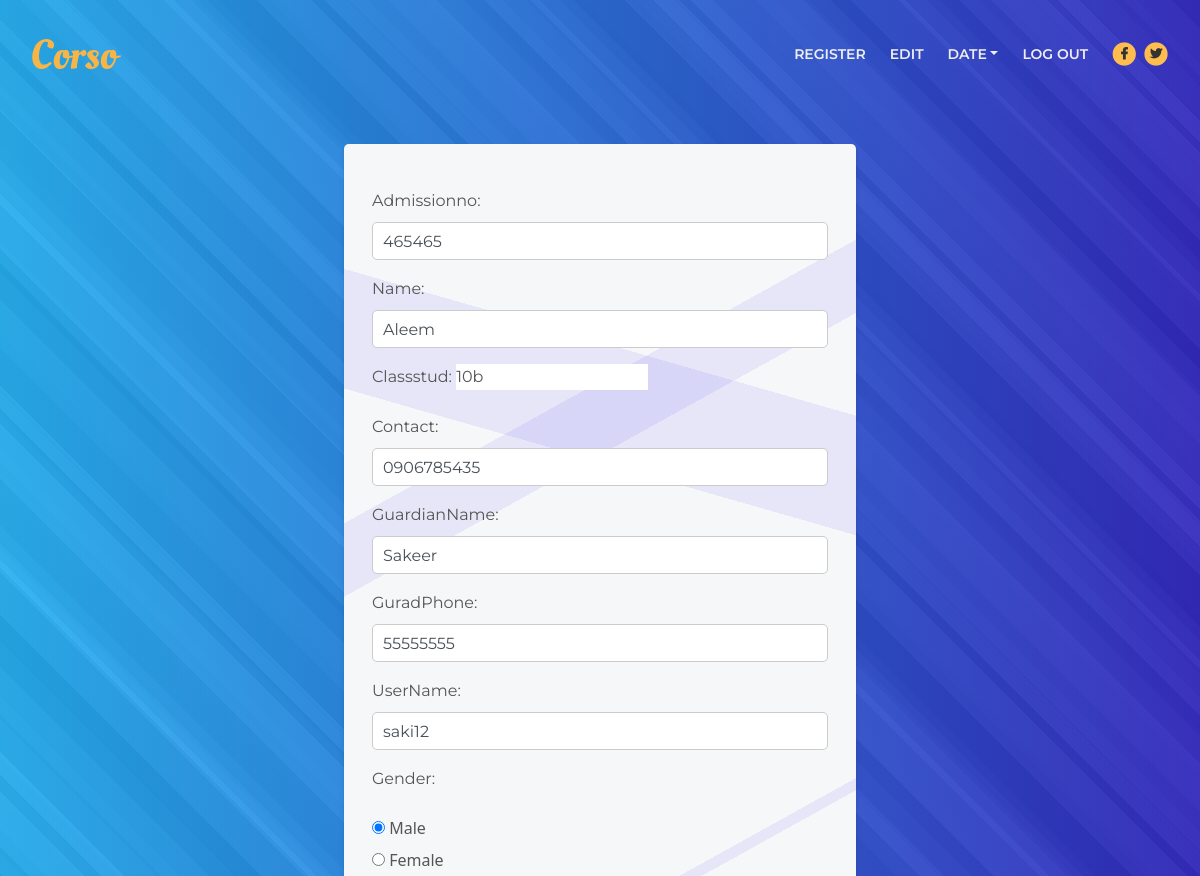
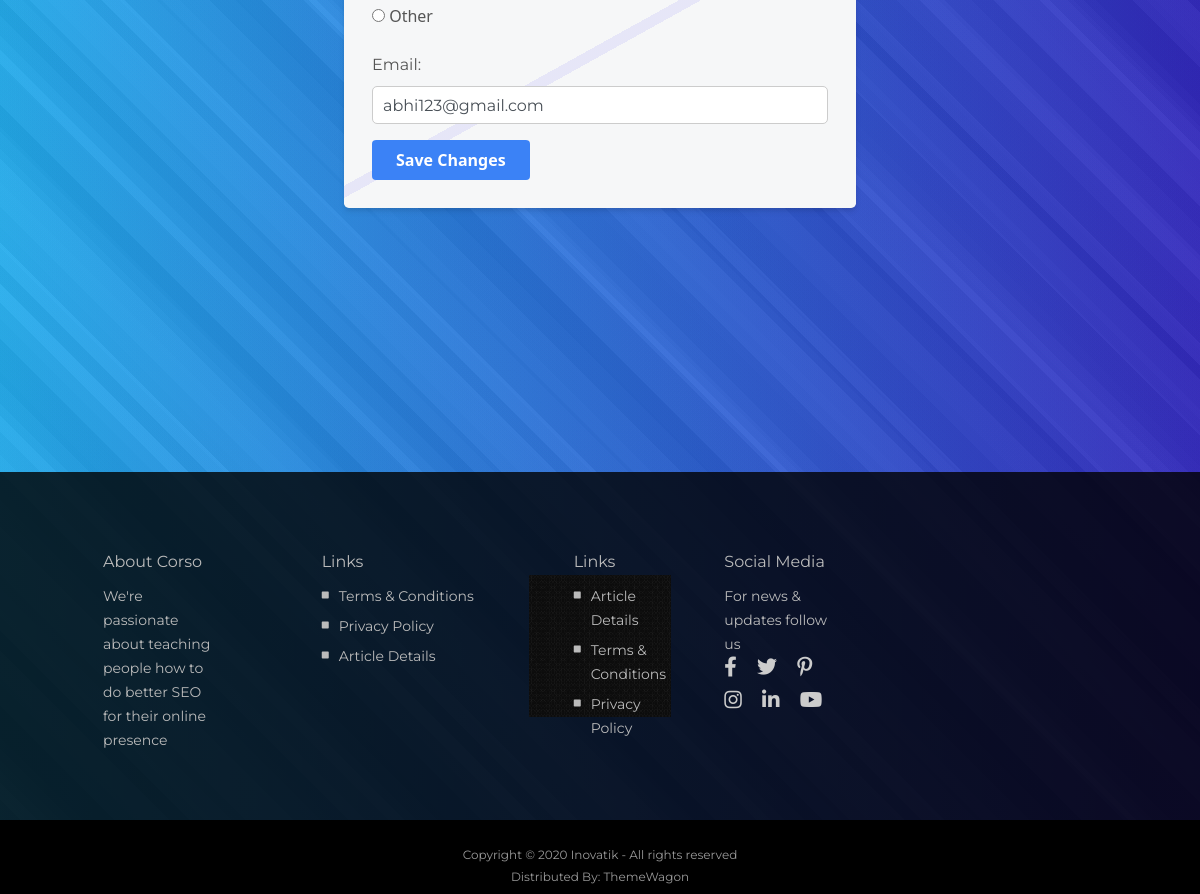
/edit_student/465465/, run on the app's committed database (2 pictures, top to bottom).
### signapp/models.py (models this page shows)
class StudentsMod(models.Model):
    admissionno = models.CharField(primary_key=True,max_length=12)
    name = models.CharField(max_length=50)
    classstud = models.CharField(max_length=5)
    contact = models.CharField(max_length=10)
    guardianName = models.CharField(max_length=30)
    guradPhone = models.CharField(max_length=10)
    userName = models.CharField(max_length=6)
    gender = models.CharField(max_length=7)
    email = models.CharField(max_length=30,unique=True)
    password = models.CharField(max_length=32, default=None, blank=True, null=True)
    usertype = models.CharField(max_length=100,default='Student')

### signapp/views.py (the view)
# urls.py: path('edit_student/<str:admissionno>/', views.edit_student, name='edit_student'),
def edit_student(request, admissionno):
    student = get_object_or_404(StudentsMod, admissionno=admissionno)
    if request.method == 'POST':
        form = ModelForStud(request.POST, instance=student)
        if form.is_valid():
            form.save()
            return redirect('view_students')  # Redirect to a success page or appropriate URL
    else:
        form = ModelForStud(instance=student)
    return render(request, 'edit_student.html', {'form': form})

### signapp/templates/edit_student.html (shortened to what this page needs)
{% extends "student_header.html" %}
{% block content %}
<br />
<br />
<br />
<br />
<br />
<!DOCTYPE html>
<html lang="en">
<head>
    <link href="https://cdn.jsdelivr.net/npm/tailwindcss@2.2.19/dist/tailwind.min.css" rel="stylesheet">
  </head>
<body class="bg-gray-100">
    <div class="container mx-auto p-4 ">
        <div class="max-w-lg mx-auto bg-white rounded-lg shadow-md p-7 body-div">
            <form method="post" class="space-y-4">
                {{ form.as_p }}
                <button type="submit" class="bg-blue-500 hover:bg-blue-600 text-white font-bold py-2 px-4 rounded focus:outline-none focus:shadow-outline">Save Changes</button>
            </form>
        </div>
    </div>
</body>
</html>
{% endblock %}

### signapp/static/user/css/styles.css (style rules this page uses)
body, html { width: 100%; height: 100%; }
body, p { color: #555; font: 400 1rem/1.625rem "Montserrat", sans-serif; }

### signapp/templates/edit_student.html (style rules this page uses)
body { background-image: repeating-linear-gradient(45deg, rgba(118, 118, 118, 0.05) 0px, rgba(118, 118, 118, 0.05) 19px,rgba(59, 59, 59, 0.05) 19px, rgba(59, 59, 59, 0.05) 67px,rgba(195, 195, 195, 0.05) 67px, rgba(195, 195, 195, 0.05) 87px,rgba(121, 121, 121, 0.05) 87px, rgba(121, 121, 121, 0.05) 133px,rgba(250, 250, 250, 0.05) 133px, rgba(250, 250, 250, 0.05) 172px,rgba(106, 106, 106, 0.05) 172px, rgba(106, 106, 106, 0.05) 197px,rgba(151, 151, 151, 0.05) 197px, rgba(151, 151, 151, 0.05) 226px,rgba(219, 219, 219, 0.05) 226px, rgba(219, 219, 219, 0.05) 260px),repeating-linear-gradient(45deg, rgba(70, 70, 70, 0.05) 0px, rgba(70, 70, 70, 0.05) 40px,rgba(220, 220, 220, 0.05) 40px, rgba(220, 220, 220, 0.05) 79px,rgba(95, 95, 95, 0.05) 79px, rgba(95, 95, 95, 0.05) 103px,rgba(15, 15, 15, 0.05) 103px, rgba(15, 15, 15, 0.05) 148px,rgba(51, 51, 51, 0.05) 148px, rgba(51, 51, 51, 0.05) 186px,rgba(225, 225, 225, 0.05) 186px, rgba(225, 225, 225, 0.05) 202px,rgba(60, 60, 60, 0.05) 202px, rgba(60, 60, 60, 0.05) 239px,rgba(67, 67, 67, 0.05) 239px, rgba(67, 67, 67, 0.05) 259px),repeating-linear-gradient(45deg, rgba(146, 146, 146, 0.05) 0px, rgba(146, 146, 146, 0.05) 40px,rgba(166, 166, 166, 0.05) 40px, rgba(166, 166, 166, 0.05) 54px,rgba(156, 156, 156, 0.05) 54px, rgba(156, 156, 156, 0.05) 71px,rgba(134, 134, 134, 0.05) 71px, rgba(134, 134, 134, 0.05) 95px,rgba(77, 77, 77, 0.05) 95px, rgba(77, 77, 77, 0.05) 111px,rgba(26, 26, 26, 0.05) 111px, rgba(26, 26, 26, 0.05) 153px,rgba(46, 46, 46, 0.05) 153px, rgba(46, 46, 46, 0.05) 202px,rgba(197, 197, 197, 0.05) 202px, rgba(197, 197, 197, 0.05) 216px),linear-gradient(90deg, rgb(30, 178, 248),rgb(46, 36, 197)); }
.body-div { background-image: linear-gradient(331deg, transparent 0%, transparent 24%,rgba(23,1,244, 0.07) 24%, rgba(23,1,244, 0.07) 25%,transparent 25%, transparent 100%),linear-gradient(196deg, transparent 0%, transparent 25%,rgba(23,1,244, 0.07) 25%, rgba(23,1,244, 0.07) 36%,transparent 36%, transparent 100%),linear-gradient(331deg, transparent 0%, transparent 63%,rgba(23,1,244, 0.07) 63%, rgba(23,1,244, 0.07) 69%,transparent 69%, transparent 100%),linear-gradient(286deg, rgb(246,247,248),rgb(246,247,248)); }

### data on the page
StudentsMod: admissionno "465465", name "Aleem", classstud "10b", contact "0906785435", guardianName "Sakeer", guradPhone "55555555", userName "saki12", gender "☑ Male ☐ Female ☐ Other", email "abhi123@gmail.com"
